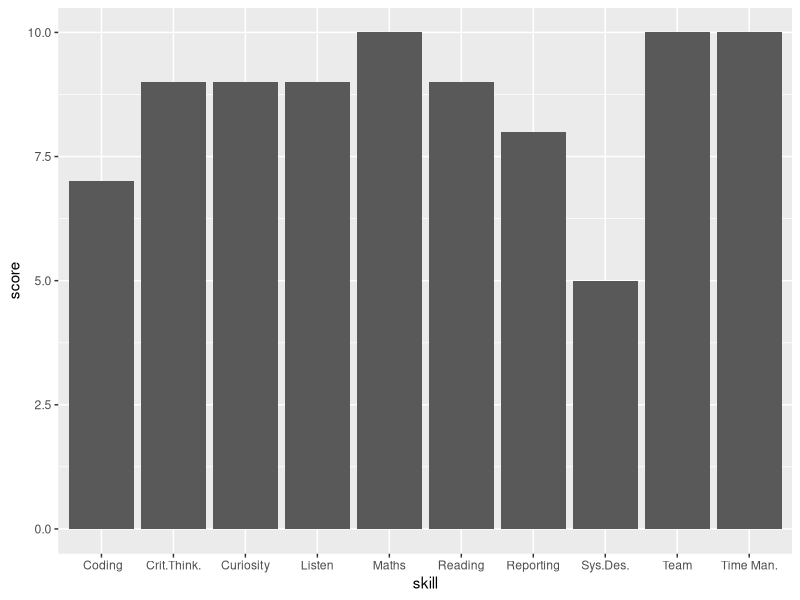

Write the R code that produced this figure.
## ---- chunk 1
skill <- c("Reading", "Crit.Think.", "Time Man.", "Maths", " Coding", "Sys.Des.", "Reporting", "Listen", "Team", "Curiosity")
score <- c(9, 9, 10, 10, 7, 5, 8, 9, 10, 9)

data_science_profile <- data.frame(skill, score)

library(ggplot2)

ggplot(data=data_science_profile, aes(x=skill, y=score))  + 
  geom_bar(stat="identity")
